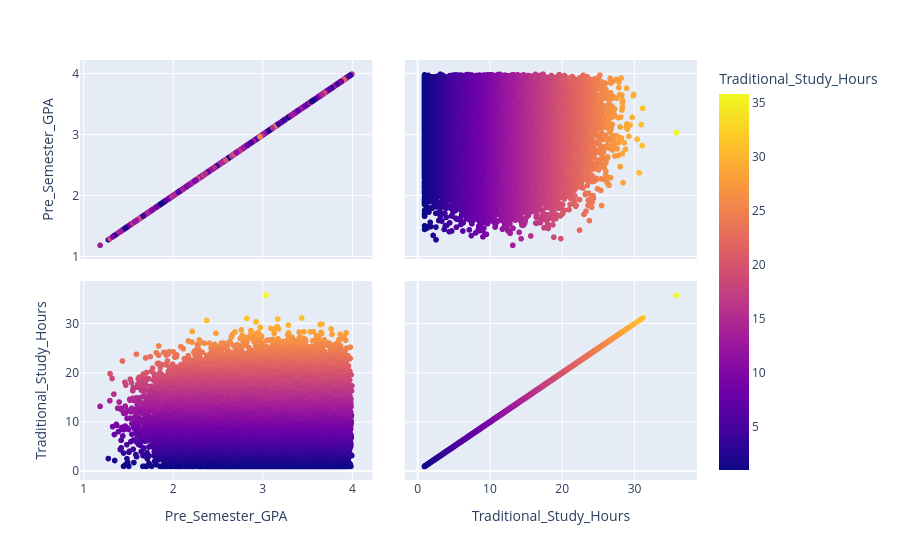

The notebook cell this image was saved under:
### Code cell
graph = px.scatter_matrix(df, dimensions = ["Pre_Semester_GPA", "Traditional_Study_Hours"], color = "Traditional_Study_Hours")
graph.show()

### Figure 1 — Plotly figure (JSON) as saved in the notebook; plotly's stock layout.template omitted (floating-point values rounded to 4 significant figures; data arrays with more than 128 entries replaced by an {"elided": "..."} marker saying what was removed)
{"data": [{"dimensions": [{"axis": {"matches": true}, "label": "Pre_Semester_GPA", "values": {"elided": "50000 float values"}}, {"axis": {"matches": true}, "label": "Traditional_Study_Hours", "values": {"elided": "50000 float values"}}], "hovertemplate": "%{xaxis.title.text}=%{x}<br>%{yaxis.title.text}=%{y}<br>Traditional_Study_Hours=%{marker.color}<extra></extra>", "legendgroup": "", "marker": {"color": {"elided": "50000 float values"}, "coloraxis": "coloraxis", "symbol": "circle"}, "name": "", "showlegend": false, "type": "splom"}], "layout": {"coloraxis": {"colorbar": {"title": {"text": "Traditional_Study_Hours"}}, "colorscale": [[0, "#0d0887"], [0.1111, "#46039f"], [0.2222, "#7201a8"], [0.3333, "#9c179e"], [0.4444, "#bd3786"], [0.5556, "#d8576b"], [0.6667, "#ed7953"], [0.7778, "#fb9f3a"], [0.8889, "#fdca26"], [1, "#f0f921"]]}, "dragmode": "select", "legend": {"tracegroupgap": 0}, "margin": {"t": 60}}}
